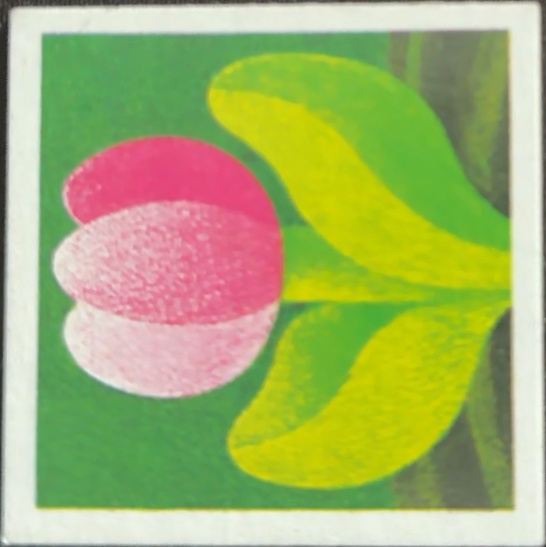
#> input picture card_1.jpg, 546 x 547 px
$ python -i sift_utils.py   (imports and definitions only)
#> lines starting #> are read from the running program, lines starting #| are printed output that depends on the picture; after the words box and inside, x2 and y2 are one past the last pixel; in counts of white or black regions, pixels touching at a corner belong together
#> further down, picture is the input picture: shape (547, 546, 3); mean B, G, R 108.4, 177.9, 164.6
import cv2
import numpy as np

# -------- Global SIFT Detector and Matcher --------

sift = cv2.SIFT_create()
bf = cv2.BFMatcher(cv2.NORM_L2, crossCheck=False)

# ----------- Feature Extraction ------------

# [37 lines left out: functions extract_sift_signature, compute_knn_match_score, not called in this run]

# ----------- Auto-Cropping Inside White Edges ------------

def auto_crop_inside_white_edges(image, white_thresh=240, margin=5):
    """
    Crops inside white border of a card.
    """
#> called with white_thresh = 240, margin = 5
    gray = cv2.cvtColor(image, cv2.COLOR_BGR2GRAY)
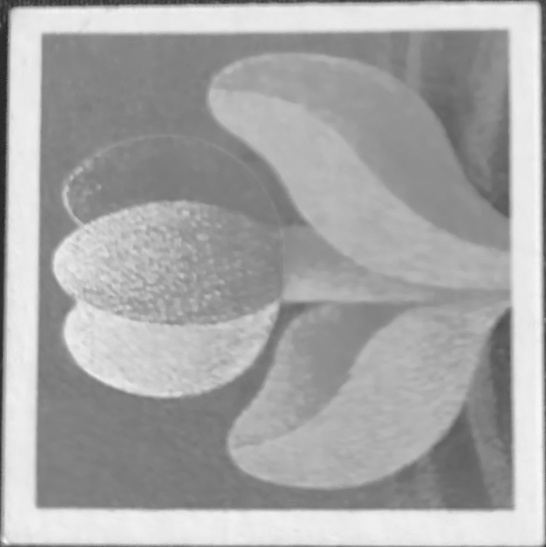
#> gray: shape (547, 546); min 38, max 249, mean 166
    blurred = cv2.GaussianBlur(gray, (7, 7), 0)
    thresh = cv2.adaptiveThreshold(
        blurred, 255,
        cv2.ADAPTIVE_THRESH_GAUSSIAN_C,
        cv2.THRESH_BINARY, 11, 2
    )
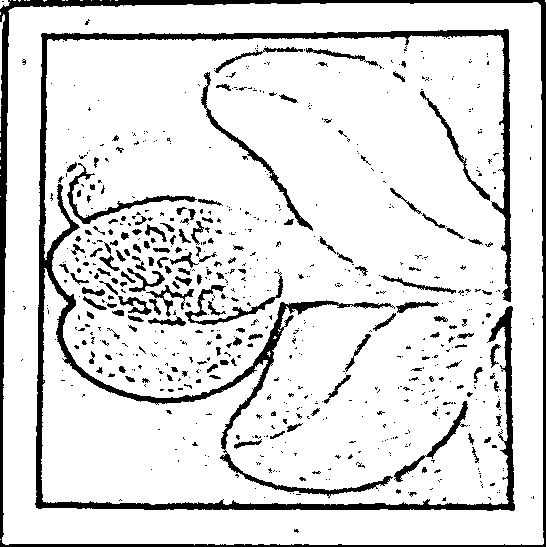
#> thresh: shape (547, 546); 87.1% white; 680 black regions (530 under 20 px), largest, box (x1, y1, x2, y2) and area: (35, 29, 515, 511) 16130, (0, 0, 546, 547) 8203, (201, 72, 313, 231) 935
    inv = cv2.bitwise_not(thresh) #invert binary image
#> inv: shape (547, 546); 12.9% white; 680 white regions (530 under 20 px)
    contours, _ = cv2.findContours(inv, cv2.RETR_EXTERNAL, cv2.CHAIN_APPROX_SIMPLE)
#> contours = 2 contours, 1 with area under 20; largest, box (x1, y1, x2, y2) and area: (0, 0, 546, 547) 297242

    if not contours:
        return image

    cnt = max(contours, key=cv2.contourArea)
#> cnt = contour of 125 points, box (x1, y1, x2, y2) (0, 0, 546, 547), area 297242
    x, y, w, h = cv2.boundingRect(cnt)
#> x = 0; y = 0; w = 546; h = 547
    roi = image[y:y+h, x:x+w]
    roi_gray = cv2.cvtColor(roi, cv2.COLOR_BGR2GRAY)

    def border_idx(arr, dir):
#> called with dir = 'left'
        if dir == 'left':
            for i in range(arr.shape[1]):
                if np.mean(arr[:, i]) < white_thresh:
                    return max(i - margin, 0)
            return 0
        if dir == 'right':
            for i in reversed(range(arr.shape[1])):
                if np.mean(arr[:, i]) < white_thresh:
                    return min(i + margin, arr.shape[1])
            return arr.shape[1]
        if dir == 'top':
            for i in range(arr.shape[0]):
                if np.mean(arr[i, :]) < white_thresh:
                    return max(i - margin, 0)
            return 0
        if dir == 'bottom':
            for i in reversed(range(arr.shape[0])):
                if np.mean(arr[i, :]) < white_thresh:
                    return min(i + margin, arr.shape[0])
            return arr.shape[0]

    l = border_idx(roi_gray, 'left')
#> l = 0
    r = border_idx(roi_gray, 'right')
#> r = 546
    t = border_idx(roi_gray, 'top')
#> t = 0
    b = border_idx(roi_gray, 'bottom')
#> b = 547
    return roi[t:b, l:r]

# ----------- Bounding Box Drawing ------------

# [29 lines left out: functions draw_oriented_bounding_box, mask_outside_card, not called in this run]

>>> import cv2
>>> picture = cv2.imread('card_1.jpg')
>>> result = auto_crop_inside_white_edges(picture)
